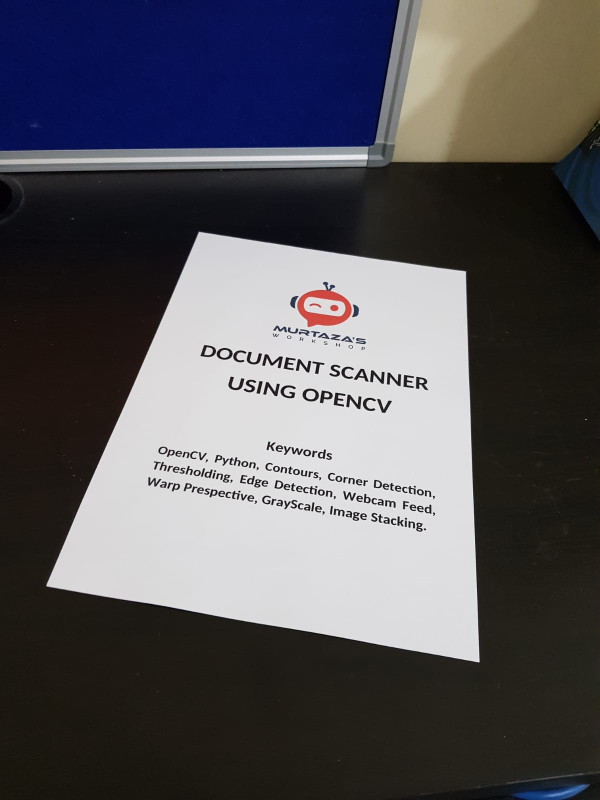
#> input picture 1.jpg, 1200 x 1600 px, given in place of the camera (shown at 1/2 size)
$ python DocumentScannerMain.py
#> lines starting #> are read from the running program, lines starting #| are printed output that depends on the picture; after the words box and inside, x2 and y2 are one past the last pixel; in counts of white or black regions, pixels touching at a corner belong together
### utlis.py
import cv2
import numpy as np

## TO STACK ALL THE IMAGES IN ONE WINDOW
def stackImages(imgArray,scale,lables=[]):
    rows = len(imgArray)
    cols = len(imgArray[0])
    rowsAvailable = isinstance(imgArray[0], list)
    width = imgArray[0][0].shape[1]
    height = imgArray[0][0].shape[0]
    if rowsAvailable:
        for x in range ( 0, rows):
            for y in range(0, cols):
                imgArray[x][y] = cv2.resize(imgArray[x][y], (0, 0), None, scale, scale)
                if len(imgArray[x][y].shape) == 2: imgArray[x][y]= cv2.cvtColor( imgArray[x][y], cv2.COLOR_GRAY2BGR)
        imageBlank = np.zeros((height, width, 3), np.uint8)
        hor = [imageBlank]*rows
        hor_con = [imageBlank]*rows
        for x in range(0, rows):
            hor[x] = np.hstack(imgArray[x])
            hor_con[x] = np.concatenate(imgArray[x])
        ver = np.vstack(hor)
        ver_con = np.concatenate(hor)
    else:
        for x in range(0, rows):
            imgArray[x] = cv2.resize(imgArray[x], (0, 0), None, scale, scale)
            if len(imgArray[x].shape) == 2: imgArray[x] = cv2.cvtColor(imgArray[x], cv2.COLOR_GRAY2BGR)
        hor= np.hstack(imgArray)
        hor_con= np.concatenate(imgArray)
        ver = hor
    if len(lables) != 0:
        eachImgWidth= int(ver.shape[1] / cols)
        eachImgHeight = int(ver.shape[0] / rows)
        print(eachImgHeight)
        for d in range(0, rows):
            for c in range (0,cols):
                cv2.rectangle(ver,(c*eachImgWidth,eachImgHeight*d),(c*eachImgWidth+len(lables[d][c])*13+27,30+eachImgHeight*d),(255,255,255),cv2.FILLED)
                cv2.putText(ver,lables[d][c],(eachImgWidth*c+10,eachImgHeight*d+20),cv2.FONT_HERSHEY_COMPLEX_SMALL,0.7,(0,0,0),2)
    return ver

def reorder(myPoints):

    myPoints = myPoints.reshape((4, 2))
    myPointsNew = np.zeros((4, 1, 2), dtype=np.int32)
    add = myPoints.sum(1)

    myPointsNew[0] = myPoints[np.argmin(add)]
    myPointsNew[3] =myPoints[np.argmax(add)]
    diff = np.diff(myPoints, axis=1)
    myPointsNew[1] =myPoints[np.argmin(diff)]
    myPointsNew[2] = myPoints[np.argmax(diff)]

    return myPointsNew


def biggestContour(contours):
    biggest = np.array([])
    max_area = 0
    for i in contours:
        area = cv2.contourArea(i)
        if area > 5000:
            peri = cv2.arcLength(i, True)
            approx = cv2.approxPolyDP(i, 0.02 * peri, True)
            if area > max_area and len(approx) == 4:
                biggest = approx
                max_area = area
    return biggest,max_area
def drawRectangle(img,biggest,thickness):
    cv2.line(img, (biggest[0][0][0], biggest[0][0][1]), (biggest[1][0][0], biggest[1][0][1]), (0, 255, 0), thickness)
    cv2.line(img, (biggest[0][0][0], biggest[0][0][1]), (biggest[2][0][0], biggest[2][0][1]), (0, 255, 0), thickness)
    cv2.line(img, (biggest[3][0][0], biggest[3][0][1]), (biggest[2][0][0], biggest[2][0][1]), (0, 255, 0), thickness)
    cv2.line(img, (biggest[3][0][0], biggest[3][0][1]), (biggest[1][0][0], biggest[1][0][1]), (0, 255, 0), thickness)

    return img

def nothing(x):
    pass

def initializeTrackbars(intialTracbarVals=0):
    cv2.namedWindow("Trackbars")
    cv2.resizeWindow("Trackbars", 360, 240)
    cv2.createTrackbar("Threshold1", "Trackbars", 200,255, nothing)
    cv2.createTrackbar("Threshold2", "Trackbars", 200, 255, nothing)


def valTrackbars():
    Threshold1 = cv2.getTrackbarPos("Threshold1", "Trackbars")
    Threshold2 = cv2.getTrackbarPos("Threshold2", "Trackbars")
    src = Threshold1,Threshold2
    return src

### DocumentScannerMain.py
import cv2
import numpy as np
import utlis
import pytesseract

webCam = True
imageLocation = "5.jpeg"
cap = cv2.VideoCapture(1)
cap.set(10,160)
heightImg = 480
widthImg = 480

utlis.initializeTrackbars()
count=0

while True:

    imgBlank = np.zeros((heightImg,widthImg,3),np.uint8)

    if webCam:success, img = cap.read()
#> img is the input picture: shape (1600, 1200, 3); mean B, G, R 89.7, 85.2, 86.8
    else:img = cv2.imread(imageLocation)
    img = cv2.imread(imageLocation)
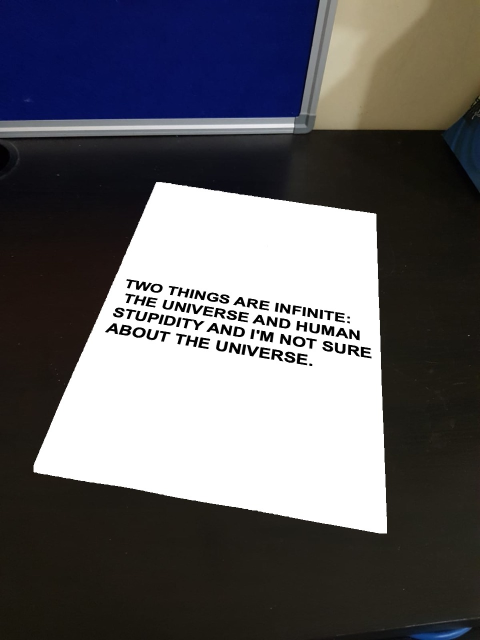
#> input picture 5.jpeg, 960 x 1280 px (shown at 1/2 size)
#> img is the input picture: shape (1280, 960, 3); mean B, G, R 101.3, 97.2, 98.4
    img = cv2.resize(img,(widthImg, heightImg))
#> img: shape (480, 480, 3)
    imgGray = cv2.cvtColor(img, cv2.COLOR_BGR2GRAY) #convets the image to grayscale
    imgBlur = cv2.GaussianBlur(imgGray, (5, 5), 1)  #converts the grayscale image to blured image
    thres=utlis.valTrackbars() #using this function we get the trackbars which help us adjust the threshold
    imgThreshold = cv2.Canny(imgBlur,thres[0],thres[1])
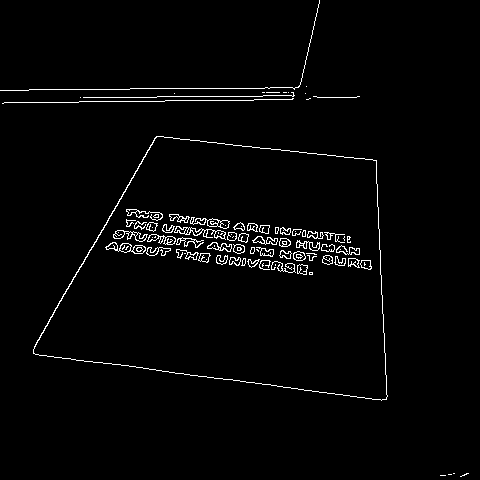
#> imgThreshold: shape (480, 480); 2.2% white in thin lines or dots
    kernel = np.ones((5, 5))
    imgDial = cv2.dilate(imgThreshold, kernel, iterations=2) # APPLY DILATION
#> imgDial: shape (480, 480); 13.8% white; 3 white regions, box (x1, y1, x2, y2) and area: (29, 132, 392, 405) 23736, (0, 0, 364, 108) 7736, (436, 469, 473, 480) 370
    imgThreshold = cv2.erode(imgDial, kernel, iterations=1)  # APPLY EROSION
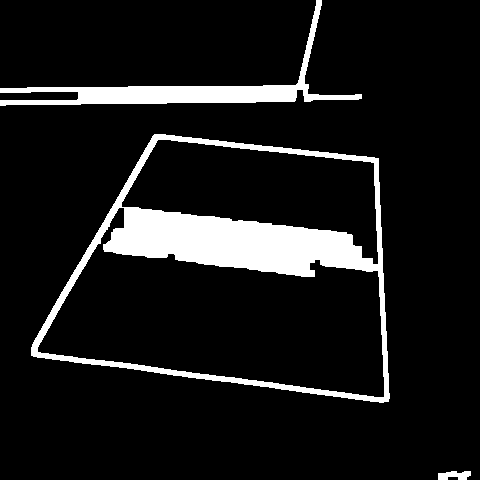
#> imgThreshold: shape (480, 480); 10% white; 3 white regions

    ## FIND ALL COUNTOURS
    imgConts = img.copy()
    imgBigConts = img.copy()
    contours, hierarchy = cv2.findContours(imgThreshold, cv2.RETR_EXTERNAL, cv2.CHAIN_APPROX_SIMPLE) # FIND ALL CONTOURS
#> contours = 3 contours; box (x1, y1, x2, y2) and area: (31, 134, 390, 403) 70456, (0, 0, 362, 106) 4920, (438, 471, 471, 480) 178
    cv2.drawContours(imgConts, contours, -1, (0, 255, 0), 10) # DRAW ALL DETECTED CONTOURS
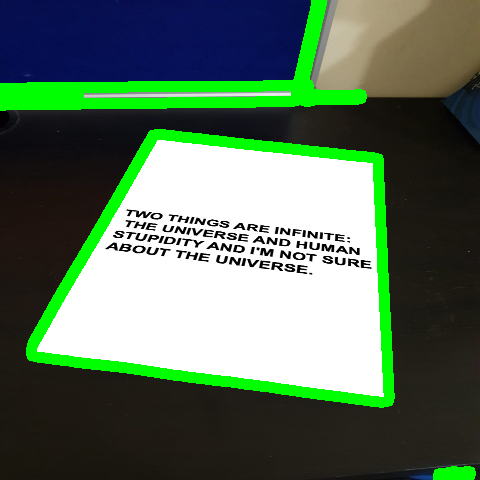
#> imgConts: shape (480, 480, 3); mean B, G, R 92.8, 114, 90.7


    # FIND THE LARGEST COUNTOUR IN THE FRAME
    big, maxArea = utlis.biggestContour(contours) # FIND THE BIGGEST CONTOUR
#> the loop in biggestContour, `for i in contours:` made 3 passes
#> (area, peri, biggest, max_area) on pass 2: (70455.5, 1130.7, [[31, 347], [388, 401], [378, 158], [154, 134]], 70455.5)
#> area on passes 1, 3: 178.5, 4920
#> after the loop in biggestContour, `for i in contours:`: max_area = 70455.5
#> big = [[31, 347], [388, 401], [378, 158], [154, 134]]; maxArea = 70455.5
    if big.size != 0:
        big=utlis.reorder(big)
#> in reorder, `myPoints = myPoints.reshape((4, 2))`: myPoints = [[31, 347], [388, 401], [378, 158], [154, 134]]
#> in reorder, `add = myPoints.sum(1)`: add = [378, 789, 536, 288]
#> in reorder, `diff = np.diff(myPoints, axis=1)`: diff = [316, 13, -220, -20]
#> big = [[154, 134], [378, 158], [31, 347], [388, 401]]
        cv2.drawContours(imgBigConts, big, -1, (0, 255, 0), 20) # DRAW THE BIGGEST CONTOUR
#> imgBigConts: shape (480, 480, 3); mean B, G, R 100.9, 98.2, 98
        imgBigConts = utlis.drawRectangle(imgBigConts,big,2)
#> in drawRectangle, `cv2.line(img, (biggest[3][0][0], biggest[3][0][1]), (biggest[1][0][0],..`:
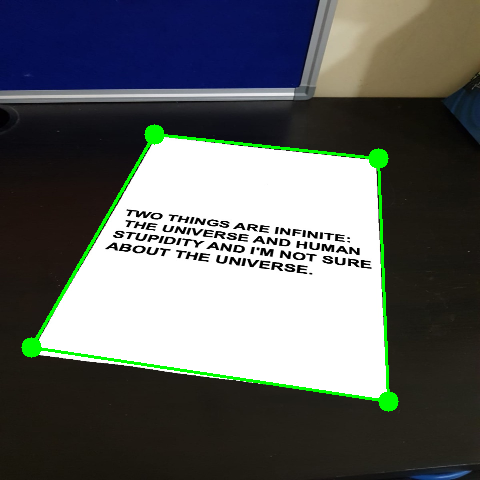
#> img: shape (480, 480, 3); mean B, G, R 99.7, 100.4, 96.7
        pts1 = np.float32(big) # PREPARE POINTS FOR WARP
#> pts1 = [[154, 134], [378, 158], [31, 347], [388, 401]]
        pts2 = np.float32([[0, 0],[widthImg, 0], [0, heightImg],[widthImg, heightImg]]) # PREPARE POINTS FOR WARP
        matrix = cv2.getPerspectiveTransform(pts1, pts2)
#> matrix = [[3.23, 1.86, -747.2], [-0.555, 5.18, -608.8], [-0.000154, 0.00417, 1]]
        imgWarpColored = cv2.warpPerspective(img, matrix, (widthImg, heightImg))

        #REMOVE EXTRA UNWANTED PIXELS FROM THE SIDES
        imgWarpColored=imgWarpColored[20:imgWarpColored.shape[0] - 20, 20:imgWarpColored.shape[1] - 20]
#> imgWarpColored: shape (440, 440, 3)
        imgWarpColored = cv2.resize(imgWarpColored,(widthImg,heightImg))
#> imgWarpColored: shape (480, 480, 3)

        # APPLY ADAPTIVE THRESHOLD
        imgWarpGray = cv2.cvtColor(imgWarpColored,cv2.COLOR_BGR2GRAY)
        imgAdaptiveThre= cv2.adaptiveThreshold(imgWarpGray, 255, 1, 1, 7, 2)
#> imgAdaptiveThre: shape (480, 480); 6.1% white; 85 white regions (7 under 20 px), largest, box (x1, y1, x2, y2) and area: (8, 215, 60, 234) 439, (137, 268, 179, 287) 284, (283, 267, 307, 286) 279
        imgAdaptiveThre = cv2.bitwise_not(imgAdaptiveThre)
        imgAdaptiveThre=cv2.medianBlur(imgAdaptiveThre,3)
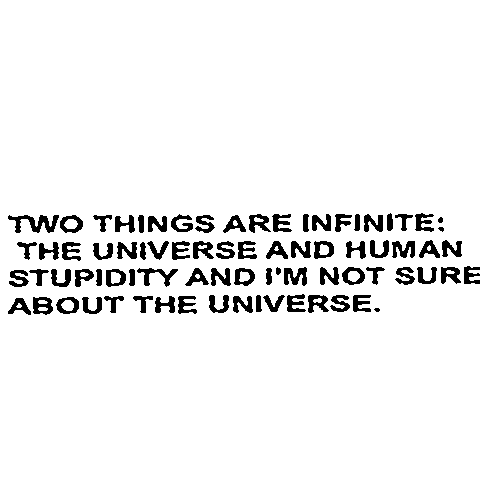
#> imgAdaptiveThre: shape (480, 480); 94% white; 78 black regions (1 under 20 px), largest, box (x1, y1, x2, y2) and area: (8, 215, 59, 233) 432, (137, 268, 178, 287) 278, (284, 267, 307, 286) 274

        # Image Array for Display
        imageArray = ([img,imgGray,imgThreshold,imgConts],
                      [imgBigConts,imgWarpColored, imgWarpGray,imgAdaptiveThre])

    else:
        imageArray = ([img,imgGray,imgThreshold,imgConts],
                      [imgBlank, imgBlank, imgBlank, imgBlank])

    # LABELS FOR DISPLAY
    lables = [["Original","Gray","Threshold","Contours"],
              ["Biggest Contour","Warp Prespective","Warp Gray","Adaptive Threshold"]]

    stackedImage = utlis.stackImages(imageArray,0.75,lables)
#> in stackImages, `rows = len(imgArray)`: rows = 2
#> in stackImages, `cols = len(imgArray[0])`: cols = 4
#> in stackImages, `rowsAvailable = isinstance(imgArray[0], list)`: rowsAvailable = True
#> in stackImages, `hor = [imageBlank]*rows`: hor = 2 items
#> in stackImages, `eachImgWidth= int(ver.shape[1] / cols)`: eachImgWidth = 360
#| 360
#> after the loop in stackImages, `for d in range(0, rows):`:
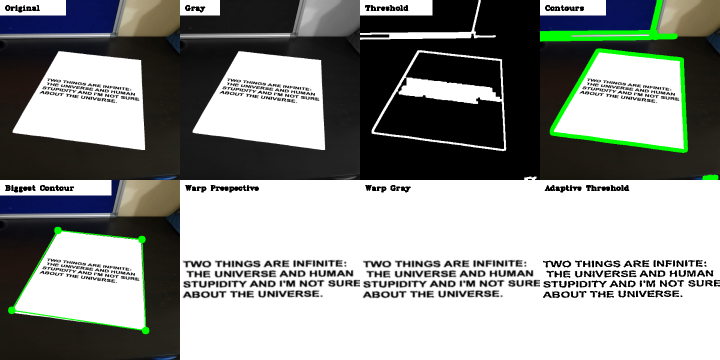
#> ver: shape (720, 1440, 3) (shown at 1/2 size); mean of channels 0, 1, 2 144.8, 148, 144.9; drawn as B, G, R
    cv2.imshow("Result",stackedImage)

    # SAVE IMAGE WHEN 's' key is pressed
    if cv2.waitKey(1) & 0xFF == ord('s'):
#> (key Esc is pressed here)
        cv2.imwrite("Scanned/myImage"+str(count)+".jpg",imgWarpColored)
        cv2.rectangle(stackedImage, ((int(stackedImage.shape[1] / 2) - 230), int(stackedImage.shape[0] / 2) + 50),
                      (1100, 350), (0, 255, 0), cv2.FILLED)
        cv2.putText(stackedImage, "Scan Saved", (int(stackedImage.shape[1] / 2) - 200, int(stackedImage.shape[0] / 2)),
                    cv2.FONT_HERSHEY_DUPLEX, 3, (0, 0, 255), 5, cv2.LINE_AA)
        cv2.imshow('Result', stackedImage)
        pytesseract.pytesseract.tesseract_cmd = r"C:\Program Files\Tesseract-OCR\tesseract.exe"

        img = cv2.imread("Scanned/myImage"+str(count)+".jpg")
        grey = cv2.cvtColor(img, cv2.COLOR_BGR2GRAY)
        adaptive_threshold = cv2.adaptiveThreshold(grey, 255, cv2.ADAPTIVE_THRESH_GAUSSIAN_C, cv2.THRESH_BINARY, 111,
                                                   11)

        text = pytesseract.image_to_string(adaptive_threshold)
        print(text)
        # cv2.imshow("grey",grey)
        # cv2.imshow("adaptive_th",adaptive_threshold)
        cv2.waitKey(0)
        cv2.waitKey(300)
        count += 1
